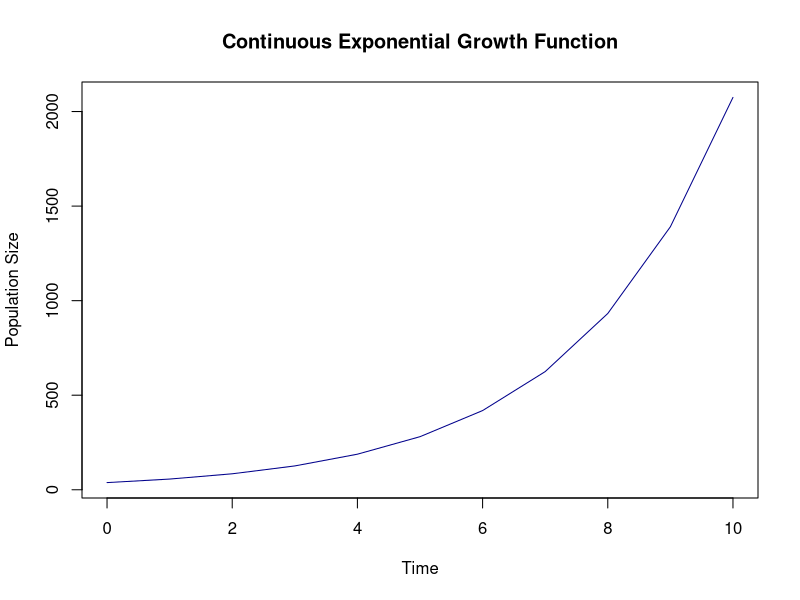
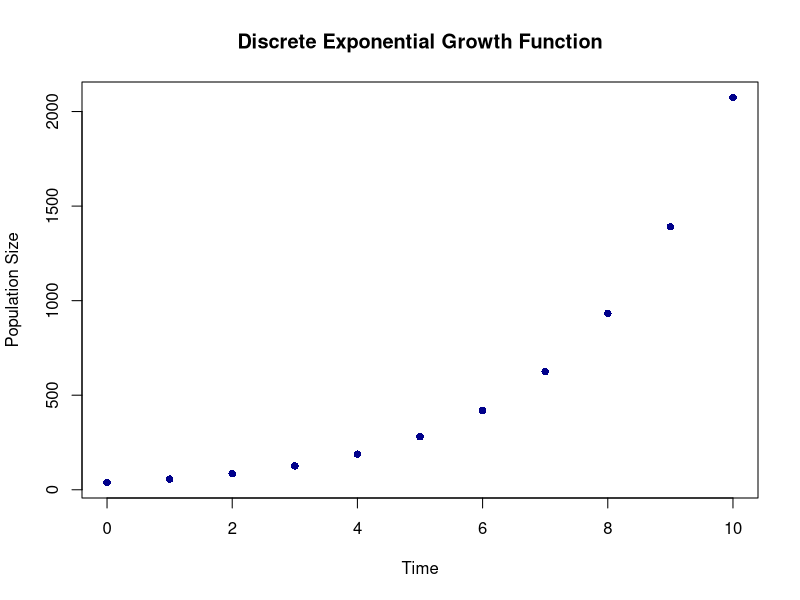
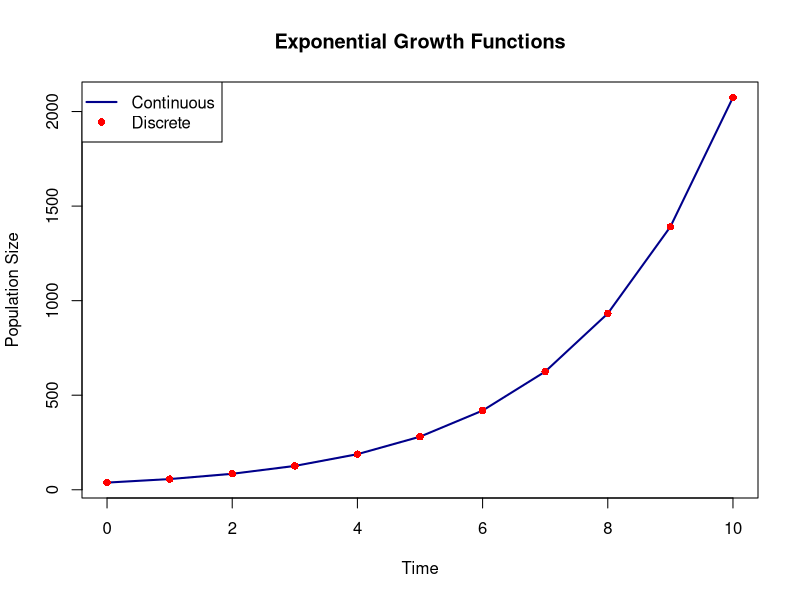
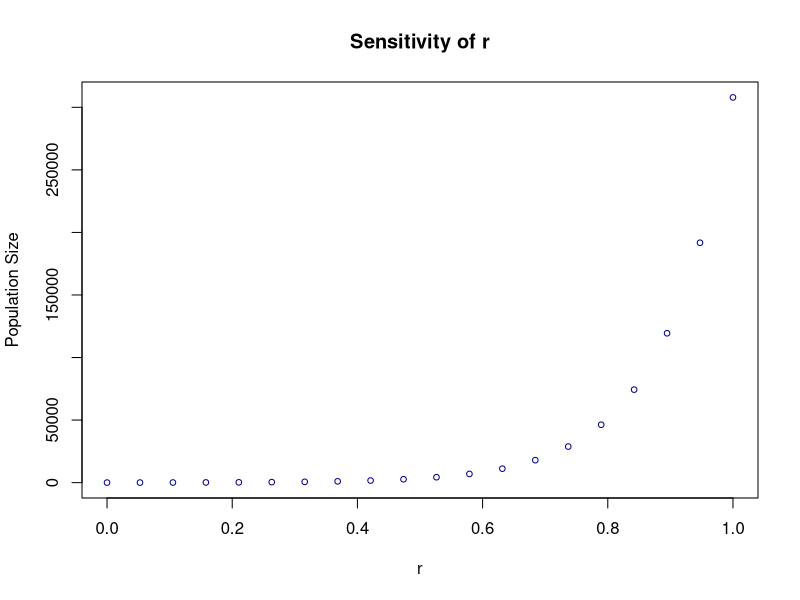
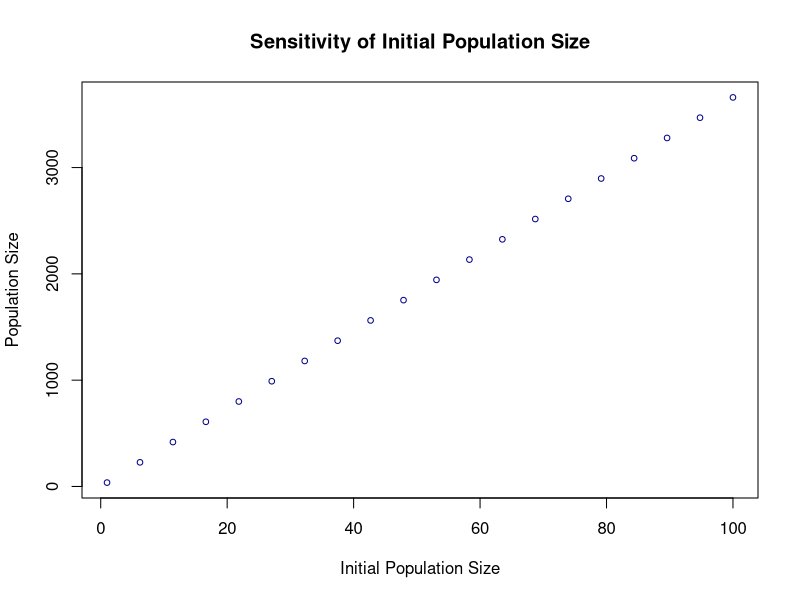
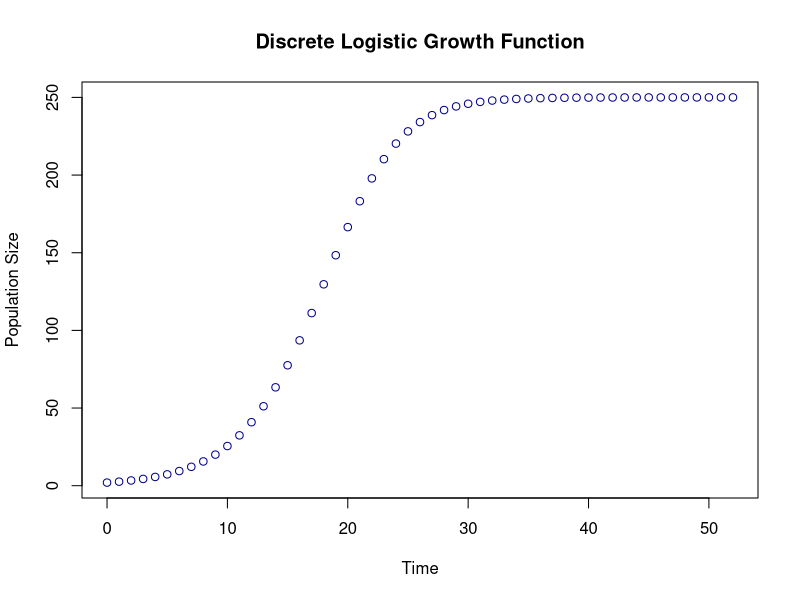
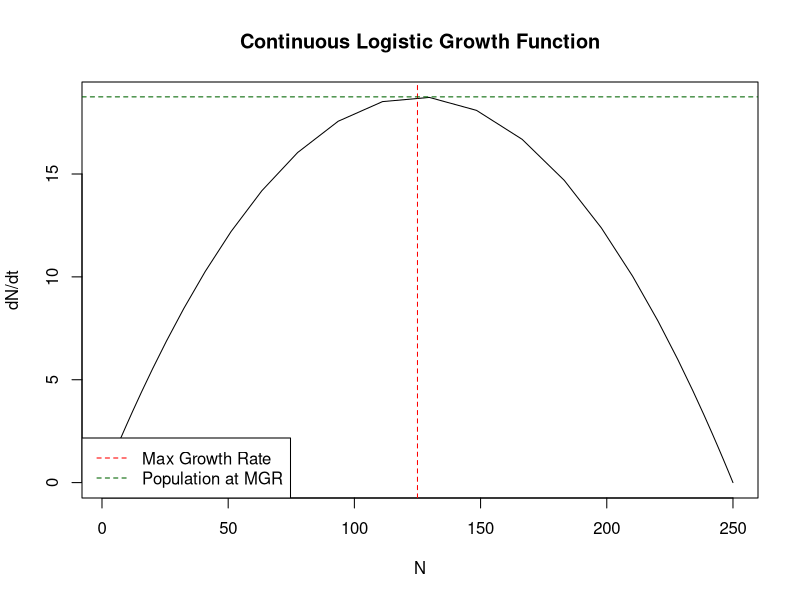

R code for these plots, in order:
## ---- chunk 1
knitr::opts_chunk$set(echo = TRUE)
## ---- chunk 2
# Define a continuous exponential growth function
con_exp_growth <- function(N_initial, r, NT){
  t_cont = 0:NT
  N = N_initial * exp(r*t_cont)
  return(N)
}

# Set initial conditions
r = 0.4
N_initial = 38
NT = 10

# Call function and graph
N = con_exp_growth(N_initial, r, NT)
plot(0:NT, N, type = 'l', main = "Continuous Exponential Growth Function", xlab = "Time", ylab = "Population Size", col = "darkblue")
## ---- chunk 3
# Define a discrete exponential growth function
dis_exp_growth <- function(N_initial, r, NT){
  R = exp(r)
  t_dis = 0:NT
  N = rep(N_initial,NT+1)
  
  for(t in 1:NT){
    N[t+1] = R*N[t]
  }
  return(N)
}

# Set initial conditions
r = 0.4
N_initial = 38
NT = 10

# Call function and graph
N = dis_exp_growth(N_initial, r, NT)
plot(0:NT, N, type = 'p', main = "Discrete Exponential Growth Function", xlab = "Time", ylab = "Population Size", col = "darkblue", pch = 16)
## ---- chunk 4
# Define a doubling time function
doubling_time <- function(r){
  double_time = (log(2))/r
  return(double_time)
}

# Set initial conditions
r = 0.4

# Call function and output answer
double_time = doubling_time(r)
rounded_double_time = round(double_time,2)
print(paste("The doubling time according to both the discrete and continuous functions is", rounded_double_time, "weeks"))
## ---- chunk 5
# Set initial conditions
r = 0.4
N_initial = 38
NT = 10

# Call functions
N_con = con_exp_growth(N_initial, r, NT)
N_dis = dis_exp_growth(N_initial, r, NT)

# Graph both functions
plot(0:NT, N_con, type = 'l', main = "Exponential Growth Functions", xlab = "Time", ylab = "Population Size", col = "darkblue", lwd = 2)
lines(0:NT, N_dis, type = 'p', main = "Exponential Growth Functions", xlab = "Time", ylab = "Population Size", col = "red", pch = 16, lwd = 2)
legend("topleft", legend = c("Continuous","Discrete"), col = c("darkblue","red"), lty = c(1, NA), pch = c(NA, 16), lwd = c(2,2))
## ---- chunk 6
# Initial Conditions
i = 20
NT = 10
r = seq(from = 0, to = 1, length.out = i)
N_initial = seq(from = 1, to = 100, length.out = i)

# Create Vectors
N_ten_r = rep(0,NT)
N_ten_N0 = rep(0,NT)

# Find the 10th value for each set of conditions
# Do a for loop for changing r and one for changing N0
for(x in 1:i){
  N = con_exp_growth(38, r[x], NT)
  N_ten_r[x] = N[10]
}

for(x in 1:i){
  N = con_exp_growth(N_initial[x], 0.4, NT)
  N_ten_N0[x] = N[10]
}

# Plot Data
plot(r, N_ten_r, type = 'p', xlim = range(r), ylim = range(N_ten_r), main = "Sensitivity of r", xlab = "r", ylab = "Population Size", col = "darkblue", lwd = 1, cex = 0.75)

plot(N_initial, N_ten_N0, type = 'p', xlim = range(N_initial), ylim = range(N_ten_N0), main = "Sensitivity of Initial Population Size", xlab = "Initial Population Size", ylab = "Population Size", col = "darkblue", lwd = 1, cex = 0.75)
## ---- chunk 7
# Define a discrete logistic growth function
dis_log_growth <- function(N_initial, r, NT, K){
  t_dis = 0:NT
  N = rep(N_initial,NT+1)
  
  for(t in 1:(NT)){
    N[t+1] = N[t] + r*N[t]*(1-N[t]/K)
  }
  return(N)
}

# Set initial conditions
r = 0.3
N_initial = 2
NT = 52
K = 250

# Call function and graph
N = dis_log_growth(N_initial, r, NT, K)
plot(0:NT, N, type = 'p', main = "Discrete Logistic Growth Function", xlab = "Time", ylab = "Population Size", col = "darkblue")
## ---- chunk 8
# Define a function to break once K is surpassed
find_K <- function(N,K){
  K = K-0.5
  
  for(x in 1:length(N)){
    if(N[x]>K){
      return(x)
    }
  }
}

# Set initial conditions
r = 0.3
N_initial = 2
NT = 52
K = 250

# Call function
N = dis_log_growth(N_initial, r, NT, K)
weeks_K = find_K(N,K)
weeks_K
## ---- chunk 9
# Define a function to find the Max Growth Rate
max_growth_rate <- function(K){
  return(K/2)
}

# Define a function to find the Population Size at MGR
pop_size_MGR <- function(r,K){
  return((r*K)/4)
}

# Set initial conditions
r = 0.3
K = 250

# Call function
MGR = max_growth_rate(K)
MGR

pop_size = pop_size_MGR(r,K)
pop_size

# Set initial conditions
r = 0.3
N_initial = 2
NT = 52
K = 250

# Create Vectors
N = dis_log_growth(N_initial, r, NT, K)
dNdt = r*N*(1-((N/K)))

# Graph
plot(N, dNdt, type='l', main = "Continuous Logistic Growth Function", xlab = "N", ylab = "dN/dt", col = "black")
abline(v=MGR, col = "red", lty = "dashed")
abline(h=pop_size, col = "darkgreen", lty = "dashed")

legend("bottomleft", 
       legend = c("Max Growth Rate", "Population at MGR"), 
       col = c("red", "darkgreen"), 
       lty = c("dashed", "dashed"))

